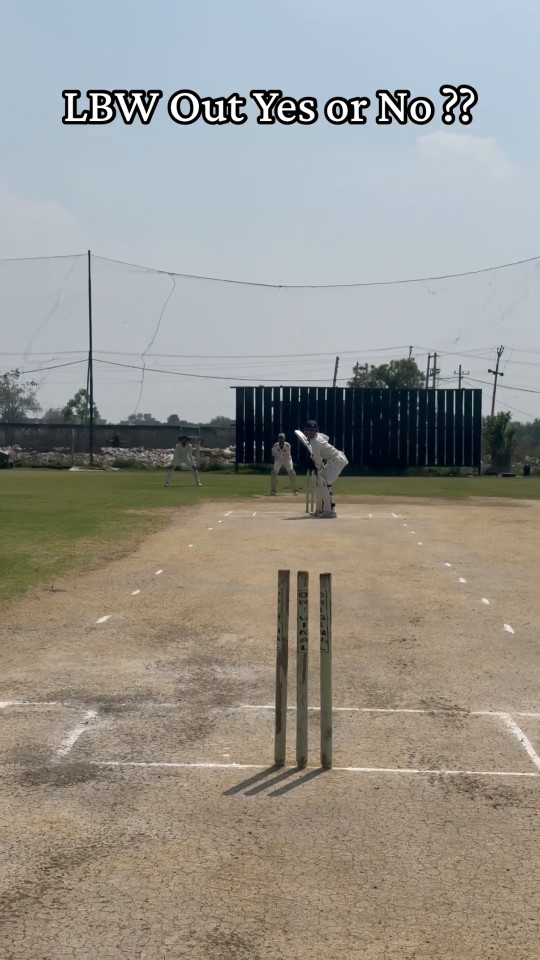
#> input picture frame 34 of testing.mp4, 1080 x 1920 px, given in place of test.mp4, which was not available (shown at 1/2 size)
$ python tracking.py
#> lines starting #> are read from the running program, lines starting #| are printed output that depends on the picture; after the words box and inside, x2 and y2 are one past the last pixel; in counts of white or black regions, pixels touching at a corner belong together; pictures that were not available may be replaced by others from this repository, and a replacement may not be noted
import cv2
import numpy as np
import os

def capture_screenshots_at_intervals(video_path, output_dir="screenshots", interval_seconds=0.5):
    # Create output directory if it doesn't exist
#> called with video_path = 'test.mp4', output_dir = 'ball_screenshots', interval_seconds = 0.5
    os.makedirs(output_dir, exist_ok=True)

    cap = cv2.VideoCapture(video_path)
    if not cap.isOpened():
        print(f"Error: Could not open video file at {video_path}")
        return

    fps = cap.get(cv2.CAP_PROP_FPS)
    if fps <= 0:
        fps = 30.0  # Fallback standard FPS if metadata is missing

    # Calculate how many frames correspond to the half-second interval
    interval_frames = max(1, int(fps * interval_seconds))

    frame_count = 0
    saved_count = 0

    print(f"Processing video... Saving screenshots every {interval_seconds} seconds ({interval_frames} frames).")

    while cap.isOpened():
        ret, frame = cap.read()
#> frame is the input picture: shape (1920, 1080, 3); mean B, G, R 142.4, 149.2, 151.4
        if not ret:
            break

        # Check if it's time to capture this frame (every 0.5 seconds)
        if frame_count % interval_frames == 0:
            # 1. Run detection on this specific frame
            hsv = cv2.cvtColor(frame, cv2.COLOR_BGR2HSV)
#> hsv: shape (1920, 1080, 3); mean H, S, V 58, 55.3, 161.7

            # Multi-color masks (Red + Off-white)
            mask_red1 = cv2.inRange(hsv, np.array([0, 100, 50]), np.array([10, 255, 255]))
#> mask_red1: shape (1920, 1080); every value is 0
            mask_red2 = cv2.inRange(hsv, np.array([170, 100, 50]), np.array([180, 255, 255]))
            mask_white = cv2.inRange(hsv, np.array([0, 0, 170]), np.array([180, 50, 255]))
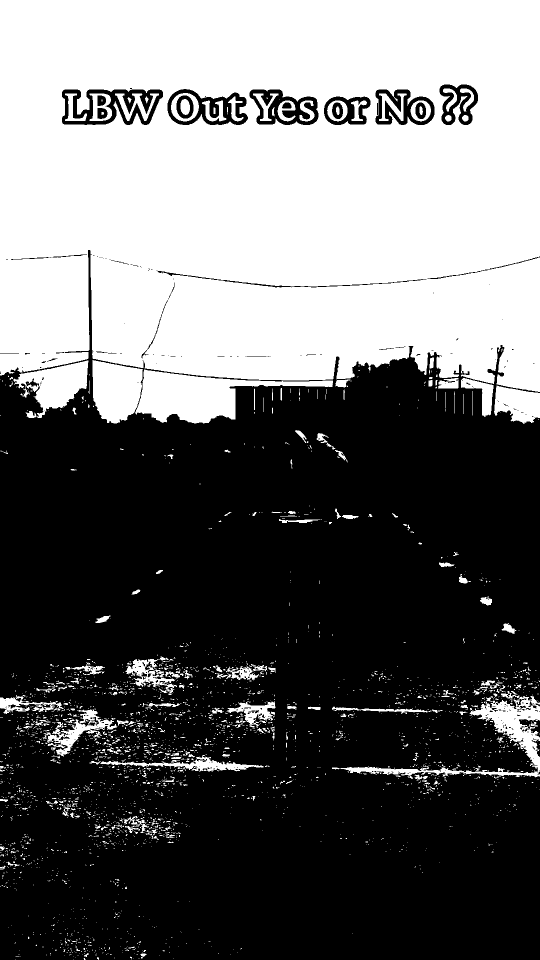
#> mask_white: shape (1920, 1080) (shown at 1/2 size); 41.8% white; 2804 white regions (2530 under 20 px), largest, box (x1, y1, x2, y2) and area: (0, 0, 1080, 784) 758012, (270, 739, 666, 847) 18455, (664, 1392, 1080, 1558) 10839
            mask = mask_red1 + mask_red2 + mask_white

            # Clean noise
            kernel = np.ones((5, 5), np.uint8)
            mask = cv2.morphologyEx(mask, cv2.MORPH_CLOSE, kernel)
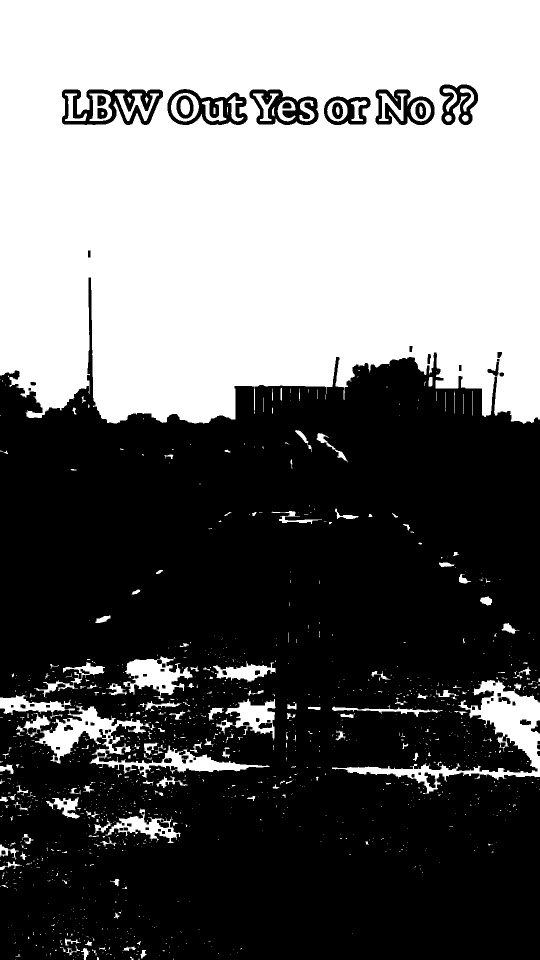
#> mask: shape (1920, 1080) (shown at 1/2 size); 43.3% white; 1286 white regions (1082 under 20 px), largest, box (x1, y1, x2, y2) and area: (0, 0, 1080, 848) 810054, (0, 1390, 539, 1555) 17718, (664, 1360, 1080, 1588) 17303
            mask = cv2.morphologyEx(mask, cv2.MORPH_OPEN, kernel)
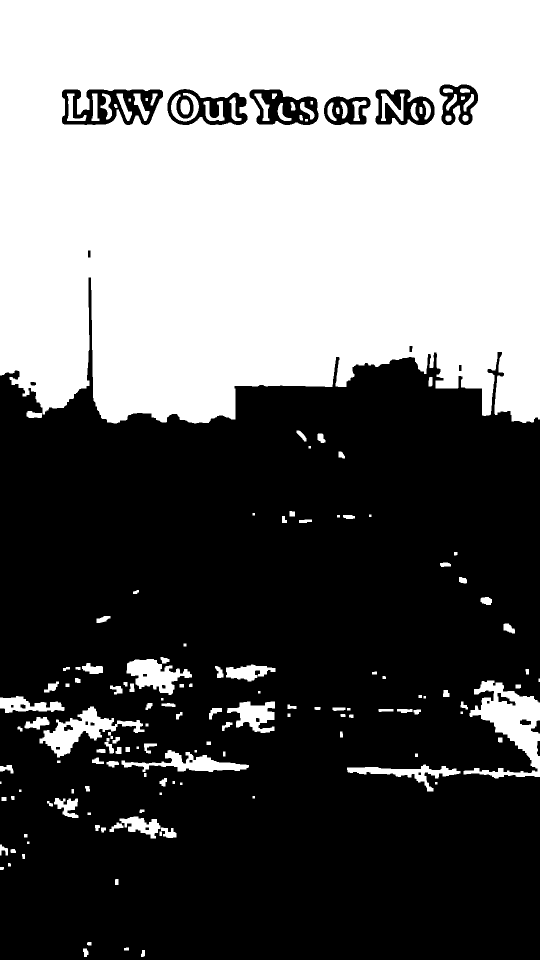
#> mask: shape (1920, 1080) (shown at 1/2 size); 42.3% white; 164 white regions (1 under 20 px)

            # Find contours
            contours, _ = cv2.findContours(mask.copy(), cv2.RETR_EXTERNAL, cv2.CHAIN_APPROX_SIMPLE)
#> contours = 128 contours, 17 with area under 20; largest, box (x1, y1, x2, y2) and area: (0, 0, 1080, 847) 849282, (927, 1361, 1080, 1557) 12678, (79, 1413, 289, 1515) 6660, (253, 1318, 384, 1390) 4679, (243, 1500, 498, 1544) 3970

            best_center = None
            best_radius = 0

            if len(contours) > 0:
                valid_candidates = []
                for c in contours:
                    ((x, y), radius) = cv2.minEnclosingCircle(c)
                    area = cv2.contourArea(c)
                    if 3 < radius < 25 and area > 10:
                        valid_candidates.append(((int(x), int(y)), int(radius)))
#> this loop made 128 passes
#> (x, y, radius, area) on passes 1, 2, 3, 4, 5, 6, 7, 8, 9, 10, 14, 15: (285.5, 1906.5, 7.38, 74), (169.5, 1905, 8.73, 116), (252.5, 1897.5, 5.15, 41.5), (178.3, 1887, 4.75, 45), (233, 1763.5, 6.27, 65.5), (3.5, 1736.5, 4.3, 33.5), (18.5, 1729, 3.91, 28.5), (46.5, 1712.5, 5.15, 40.5), (26, 1702, 5.83, 62.5), (7.5, 1699.5, 12.9, 159.5), (337, 1664.5, 17.76, 359), (206.5, 1659.1, 6.06, 63)
#> (c, x, y, radius, area) on passes 12, 13, 19, 23, 28, 33: ([[48, 1668], [48, 1674], [54, 1674], [54, 1668]], 51, 1671, 4.24, 36), ([[319, 1663], [319, 1671], [323, 1671], [323, 1663]], 321, 1667, 4.47, 32), ([[175, 1625], [175, 1629], [181, 1629], [181, 1625]], 178, 1627, 3.61, 24), ([[3, 1594], [3, 1601], [12, 1601], [12, 1594]], 7.5, 1597.5, 5.7, 63), ([[143, 1578], [143, 1586], [147, 1586], [147, 1578]], 145, 1582, 4.47, 32), ([[345, 1562], [345, 1567], [349, 1567], [349, 1562]], 347, 1564.5, 3.2, 20)
#> after the loop, valid_candidates = 100 items

                if valid_candidates:
                    # Pick the largest valid blob match as the ball
                    best_center, best_radius = max(valid_candidates, key=lambda cand: cand[1])
#> best_center = (184, 1338); best_radius = 21

            # 2. Mark the detected point on the frame
            timestamp_sec = round(frame_count / fps, 2)
            if best_center is not None:
                cv2.circle(frame, best_center, best_radius, (0, 255, 0), 2)
#> frame: shape (1920, 1080, 3); 0.02% of pixels changed, all inside (x1, y1, x2, y2) = (162, 1316, 207, 1361)
                cv2.circle(frame, best_center, 3, (0, 0, 255), -1)
#> frame: shape (1920, 1080, 3); mean B, G, R 142.4, 149.2, 151.3
                cv2.putText(frame, f"Ball at {best_center}", (best_center[0] - 40, best_center[1] - best_radius - 10),
                            cv2.FONT_HERSHEY_SIMPLEX, 0.5, (0, 255, 0), 2)

            # Add timestamp text to the corner of the screenshot
            cv2.putText(frame, f"Time: {timestamp_sec}s", (30, 50),
                        cv2.FONT_HERSHEY_SIMPLEX, 1.0, (255, 255, 255), 2)
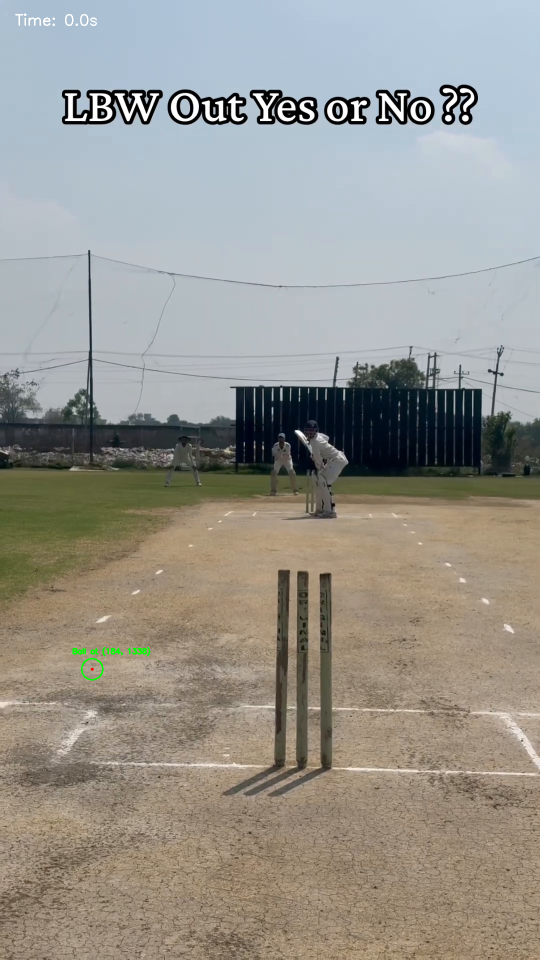
#> frame: shape (1920, 1080, 3) (shown at 1/2 size); mean B, G, R 142.3, 149.3, 151.3

            # 3. Save the screenshot
            filename = os.path.join(output_dir, f"frame_t_{timestamp_sec}s.jpg")
            cv2.imwrite(filename, frame)
            saved_count += 1
            print(f"Saved screenshot: {filename}")

        frame_count += 1
        # fjoivef veb;rbgeru
    cap.release()
    print(f"\nFinished! Total {saved_count} screenshots saved in '{output_dir}' folder.")

if __name__ == "__main__":
    video_file = "test.mp4"
    capture_screenshots_at_intervals(video_file, output_dir="ball_screenshots", interval_seconds=0.5)
    # comment added for reference

$ run again, starting later in the video
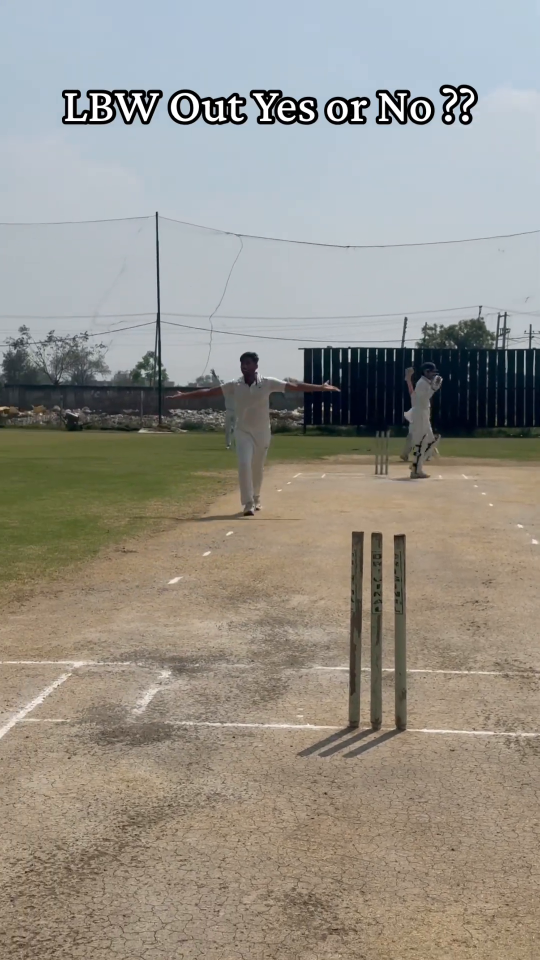
#> input picture frame 153 of testing.mp4, 1080 x 1920 px, given in place of test.mp4, which was not available (shown at 1/2 size)
#> in capture_screenshots_at_intervals, frame is the input picture: shape (1920, 1080, 3); mean B, G, R 138.2, 146.7, 150.4
#> hsv: shape (1920, 1080, 3); mean H, S, V 54.6, 56.6, 159.4
#> in capture_screenshots_at_intervals, `mask_red1 = cv2.inRange(hsv, np.array([0, 100, 50]), np.array([10, 255..`:
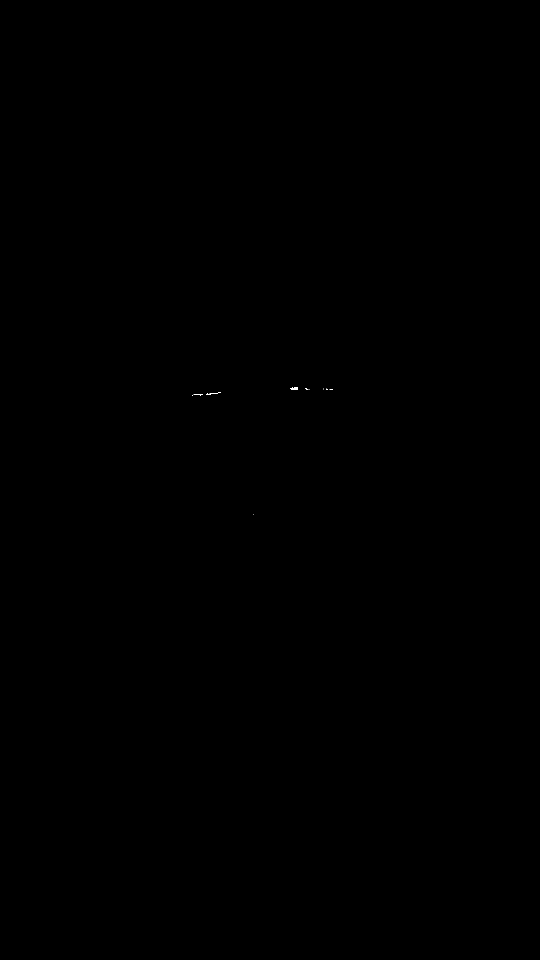
#> mask_red1: shape (1920, 1080) (shown at 1/2 size); 0.01% white in thin lines or dots, all inside (x1, y1, x2, y2) = (385, 774, 666, 1030)
#> mask_red2: shape (1920, 1080); 0% white; 3 white regions (2 under 20 px), largest, box (x1, y1, x2, y2) and area: (596, 774, 606, 780) 45
#> mask_white: shape (1920, 1080); 37.4% white; 2851 white regions (2534 under 20 px), largest, box (x1, y1, x2, y2) and area: (0, 0, 1080, 690) 672820, (405, 663, 803, 767) 16115, (321, 645, 422, 772) 9876
#> contours = 144 contours, 13 with area under 20; largest, box (x1, y1, x2, y2) and area: (0, 0, 1080, 772) 755269, (0, 1312, 284, 1489) 9845, (221, 1333, 432, 1431) 7682, (391, 1418, 647, 1474) 4404, (399, 1239, 505, 1310) 3896
#> the loop in capture_screenshots_at_intervals, `for c in contours:` made 144 passes
#> (x, y, radius, area) on passes 6, 10, 11, 13, 14, 15, 17, 18: (312, 1873.5, 6.95, 69.5), (351.5, 1835, 5.32, 44), (443.5, 1824, 7.5, 93), (409.5, 1815, 5.41, 49.5), (335, 1802, 5.83, 65.5), (302.8, 1830.9, 40.3, 1140), (295, 1781.5, 4.61, 41.5), (387.5, 1747.5, 6.04, 48.5)
#> after the loop in capture_screenshots_at_intervals, `for c in contours:`: valid_candidates = 119 items
#> best_center = (79, 1564); best_radius = 24
#> in capture_screenshots_at_intervals, `cv2.putText(frame, f"Time: {timestamp_sec}s", (30, 50), cv2.FONT_HERSH..`:
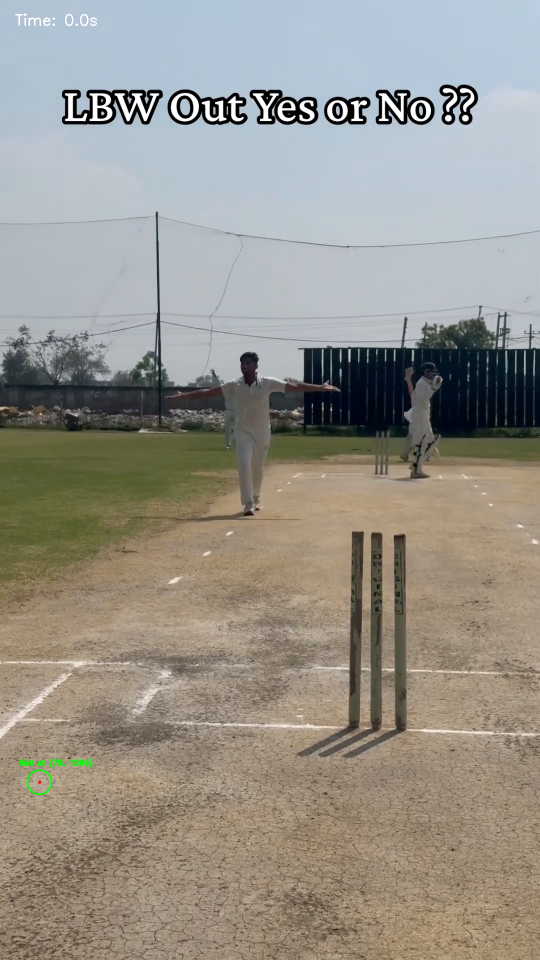
#> frame: shape (1920, 1080, 3) (shown at 1/2 size); mean B, G, R 138.1, 146.8, 150.3

$ run again, starting later in the video
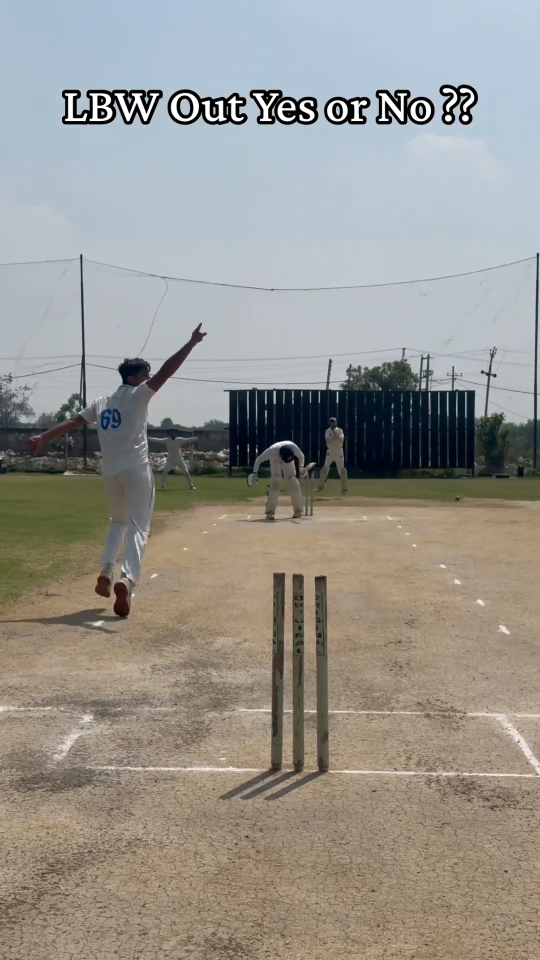
#> input picture frame 272 of testing.mp4, 1080 x 1920 px, given in place of test.mp4, which was not available (shown at 1/2 size)
#> in capture_screenshots_at_intervals, frame is the input picture: shape (1920, 1080, 3); mean B, G, R 142.5, 148.7, 151.1
#> hsv: shape (1920, 1080, 3); mean H, S, V 58.6, 54.4, 161.3
#> in capture_screenshots_at_intervals, `mask_red1 = cv2.inRange(hsv, np.array([0, 100, 50]), np.array([10, 255..`:
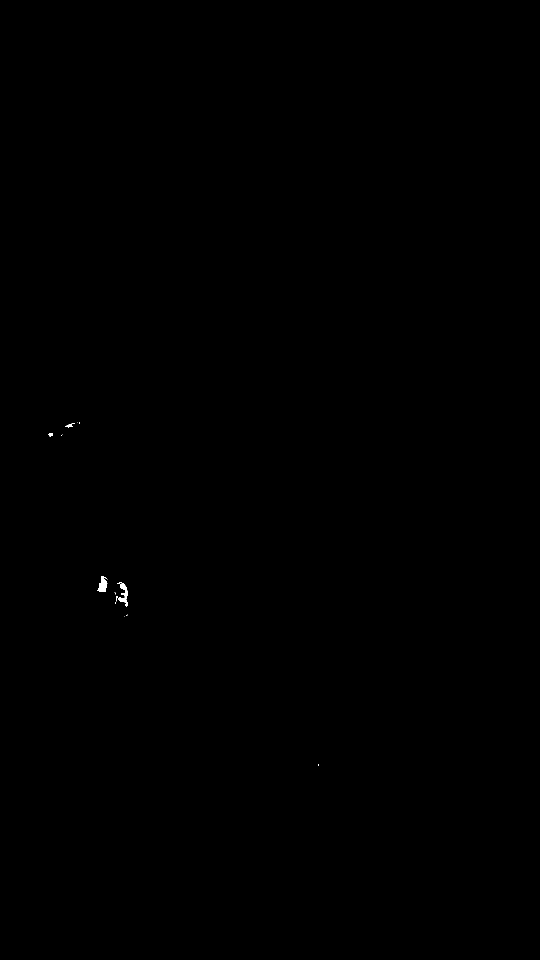
#> mask_red1: shape (1920, 1080) (shown at 1/2 size); 0.05% white; 17 white regions (13 under 20 px), largest, box (x1, y1, x2, y2) and area: (194, 1152, 215, 1184) 416, (234, 1165, 256, 1214) 400, (130, 847, 146, 856) 66, (96, 866, 106, 874) 55
#> mask_red2: shape (1920, 1080); 0.01% white; 6 white regions (3 under 20 px), largest, box (x1, y1, x2, y2) and area: (122, 856, 134, 866) 84, (85, 876, 94, 880) 24, (64, 883, 75, 892) 23
#> mask_white: shape (1920, 1080); 41.4% white; 2183 white regions (1911 under 20 px), largest, box (x1, y1, x2, y2) and area: (0, 0, 1080, 787) 759041, (294, 756, 653, 854) 14855, (657, 1383, 1080, 1561) 12353
#> contours = 136 contours, 14 with area under 20; largest, box (x1, y1, x2, y2) and area: (0, 0, 1080, 854) 839280, (921, 1379, 1080, 1569) 12529, (79, 1424, 264, 1522) 6378, (208, 1499, 515, 1549) 4070, (244, 1330, 371, 1387) 3009
#> the loop in capture_screenshots_at_intervals, `for c in contours:` made 136 passes
#> (x, y, radius, area) on passes 2, 3, 9, 10, 11, 12, 13, 14: (131, 1911.5, 10.95, 122), (121.5, 1900.5, 12.35, 141.5), (335, 1672, 9.9, 114.5), (279, 1660.5, 33.32, 1055), (278.5, 1627, 6.8, 81.5), (5, 1617.5, 7.43, 75), (143, 1613, 7.81, 91), (113.5, 1618, 15.91, 292.5)
#> after the loop in capture_screenshots_at_intervals, `for c in contours:`: valid_candidates = 107 items
#> best_center = (679, 1421); best_radius = 22
#> in capture_screenshots_at_intervals, `cv2.putText(frame, f"Time: {timestamp_sec}s", (30, 50), cv2.FONT_HERSH..`:
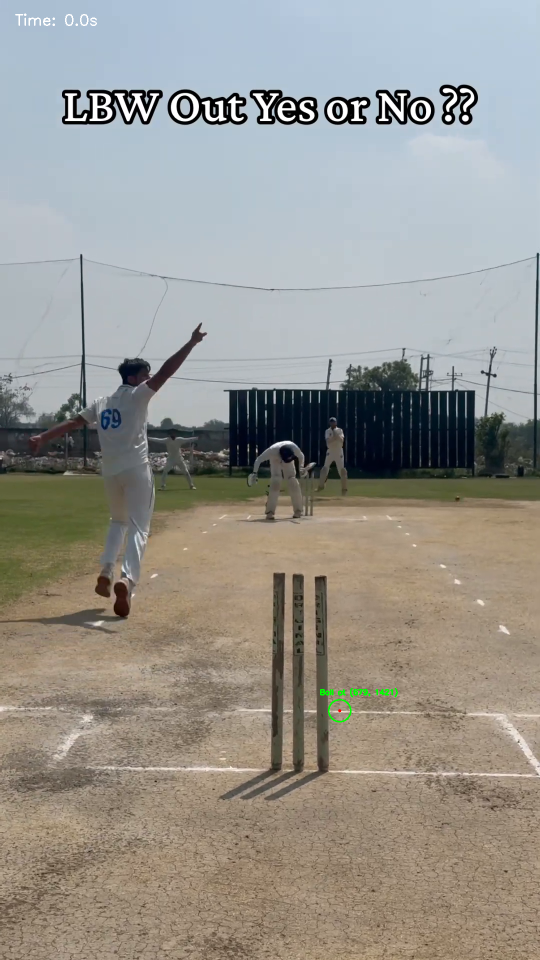
#> frame: shape (1920, 1080, 3) (shown at 1/2 size); mean B, G, R 142.5, 148.8, 151.1
